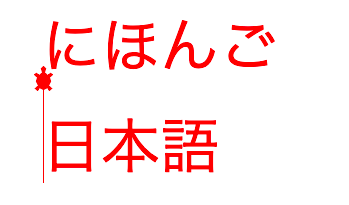

Write the Python code that produced this figure.
# japanese
from turtle import *

color('red')
shape('turtle')

left(90)
write('日本語', font=(None, 64))
forward(100)
write('にほんご', font=(None, 64))

done()
